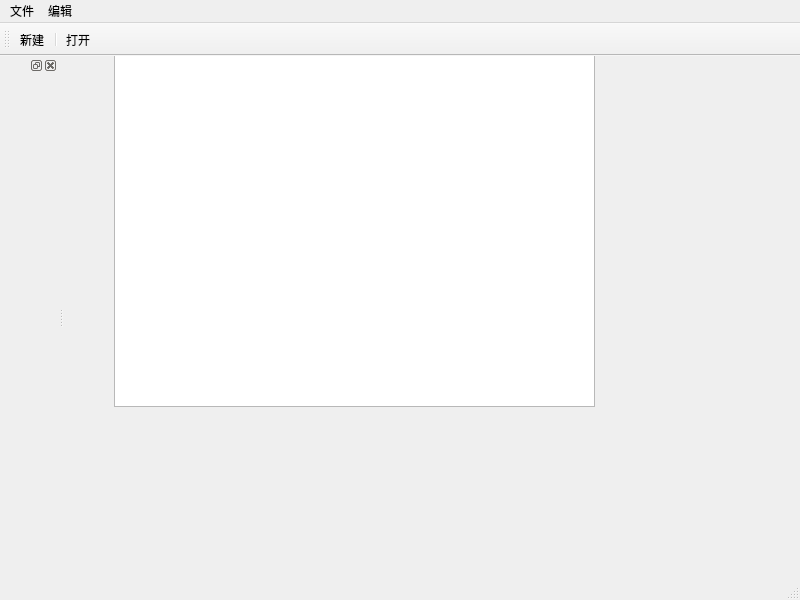
<?xml version="1.0" encoding="UTF-8"?>
<ui version="4.0">
 <class>MainWindow</class>
 <widget class="QMainWindow" name="MainWindow">
  <property name="geometry">
   <rect>
    <x>0</x>
    <y>0</y>
    <width>800</width>
    <height>600</height>
   </rect>
  </property>
  <property name="windowTitle">
   <string>MainWindow</string>
  </property>
  <widget class="QWidget" name="centralwidget">
   <widget class="QTextEdit" name="textEdit">
    <property name="geometry">
     <rect>
      <x>50</x>
      <y>-10</y>
      <width>481</width>
      <height>361</height>
     </rect>
    </property>
   </widget>
  </widget>
  <widget class="QMenuBar" name="menubar">
   <property name="geometry">
    <rect>
     <x>0</x>
     <y>0</y>
     <width>800</width>
     <height>17</height>
    </rect>
   </property>
   <widget class="QMenu" name="menu">
    <property name="title">
     <string>文件</string>
    </property>
    <addaction name="actionnew"/>
    <addaction name="separator"/>
    <addaction name="actionopen"/>
   </widget>
   <widget class="QMenu" name="menu_2">
    <property name="title">
     <string>编辑</string>
    </property>
   </widget>
   <addaction name="menu"/>
   <addaction name="menu_2"/>
  </widget>
  <widget class="QStatusBar" name="statusbar"/>
  <widget class="QToolBar" name="toolBar">
   <property name="windowTitle">
    <string>toolBar</string>
   </property>
   <attribute name="toolBarArea">
    <enum>TopToolBarArea</enum>
   </attribute>
   <attribute name="toolBarBreak">
    <bool>false</bool>
   </attribute>
   <addaction name="actionnew"/>
   <addaction name="separator"/>
   <addaction name="actionopen"/>
  </widget>
  <widget class="QDockWidget" name="dockWidget">
   <attribute name="dockWidgetArea">
    <number>1</number>
   </attribute>
   <widget class="QWidget" name="dockWidgetContents"/>
  </widget>
  <action name="actionnew">
   <property name="text">
    <string>新建</string>
   </property>
  </action>
  <action name="actionopen">
   <property name="text">
    <string>打开</string>
   </property>
  </action>
 </widget>
 <resources/>
 <connections/>
</ui>
